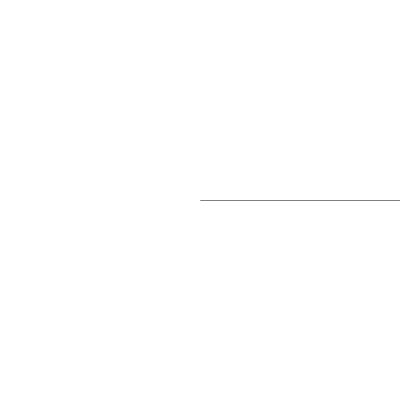
Frame 1 (no input)
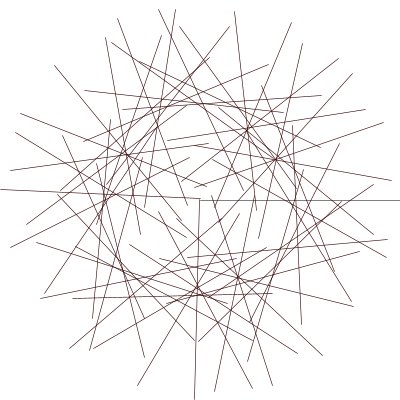
Frame 60 (the mouse pressed at the canvas centre just before this capture)
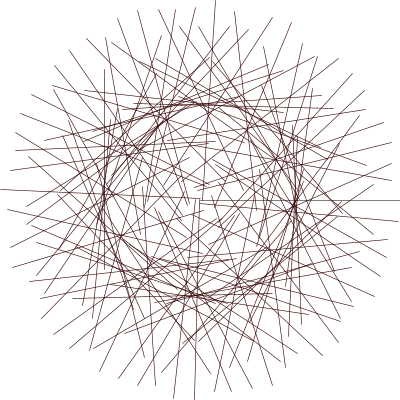
Frame 120 (the mouse held since frame 60 and released just before this capture)

The Processing sketch that drew these frames (run headless with seeded random() and noise(); from frame 60 on, the mouse is pressed at the canvas centre):

// Processing sketch: processing_101670
// ── processing_101670.pde

float a, b, ainc, binc, weight, l;

void setup() {
  size(400, 400);
  frameRate(50);
  ainc = 0.5;
  binc= 3;
  weight=0.6;
  l=200;
  strokeWeight(weight);
  smooth();
  background(255);
}

void draw() {
  translate(width/2, height/2);
  rotate(b);
  line(0+l*cos(a), 0, 0, 0+l*sin(a));
  stroke (50, 0, 0);
  if (frameCount == 1450) {
    noLoop ();
  } 
  ;
  a=a+ainc;
  b=b+binc;
}
